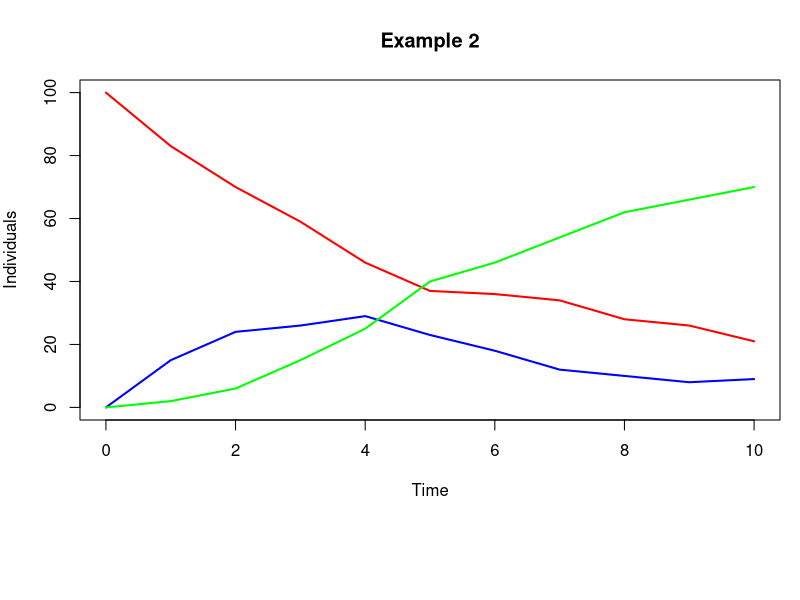

Recreate this plot in R.
#*******************************************************************************
#
# Copyright (C) 2017 Jacob Barhak, Leandro Watanabe, Chris Myers 
# This file is part of the SBML Arrays Examples.
#
# This script is free software: you can redistribute it and/or 
# modify it under the terms of the GNU Lesser General Public License as 
# published by the Free Software Foundation, either version 3 of the 
# License, or (at your option) any later version.
#
# ADDITIONAL CLARIFICATION
# This script is distributed in the hope that it will be 
# useful, but "as is" and WITHOUT ANY WARRANTY of any kind, including any 
# warranty that it will not infringe on any property rights of another party 
# or the IMPLIED WARRANTIES OF MERCHANTABILITY or FITNESS FOR A PARTICULAR 
# PURPOSE. THE AUTHORS assume no responsibilities with respect to the use 
# of it.
#  
#*******************************************************************************

year=0:10
data <- read.table("Example2.csv", header=TRUE, sep=",")

health_count <- rep(0, 11)
sick_count <- rep(0, 11)
dead_count <- rep(0, 11)

for(i in 0:99)
{
  inst <- data[,paste("InstructionNumber",i,sep="_")]
  interesting_inst = which(inst == 0.1)
  
  dead <- data[interesting_inst,paste("Dead",i,sep="_")]
  health <- data[interesting_inst,paste("Healthy",i,sep="_")]
  sick  <- data[interesting_inst,paste("Sick",i,sep="_")]
  time <-  data[interesting_inst,paste("Time",i,sep="_")]

  health_count[time+1] = health_count[time+1] + health
  dead_count[time+1] = dead_count[time+1] + dead
  sick_count[time+1] = sick_count[time+1] + sick
}

par(mar = c(9,4,4,1))
dead_count <- cumsum(dead_count)
colors = c("red",  "blue1",   "green1")

plot(year, health_count, type='l', col=colors[1], main='Example 2', ylab='Individuals', xlab = 'Time', ylim=c(0,100),lwd=2)
lines(year, sick_count, type='l', col=colors[2],lwd=2)
lines(year, dead_count, type='l', col=colors[3],lwd=2)
legend('bottom', c('Healthy', 'Sick', 'Dead'), col=colors,lty=1,lwd=2, ncol=3,inset=c(0,-0.8), xpd = TRUE)
